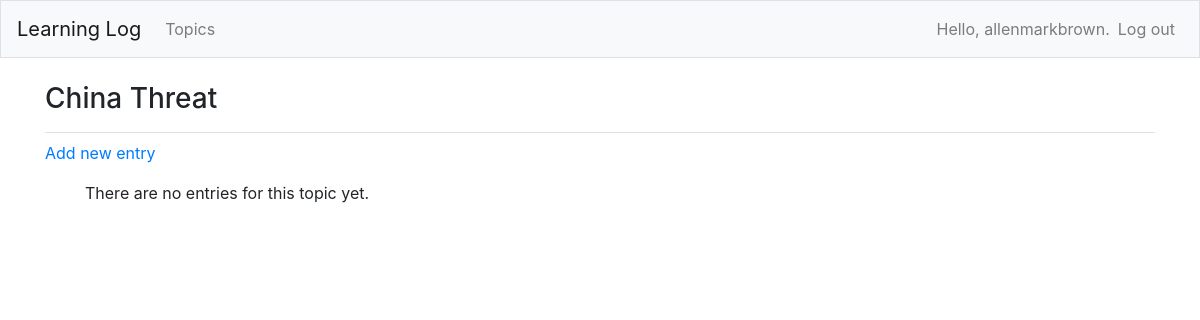
The app's page /topics/1/ (signed in), older data.
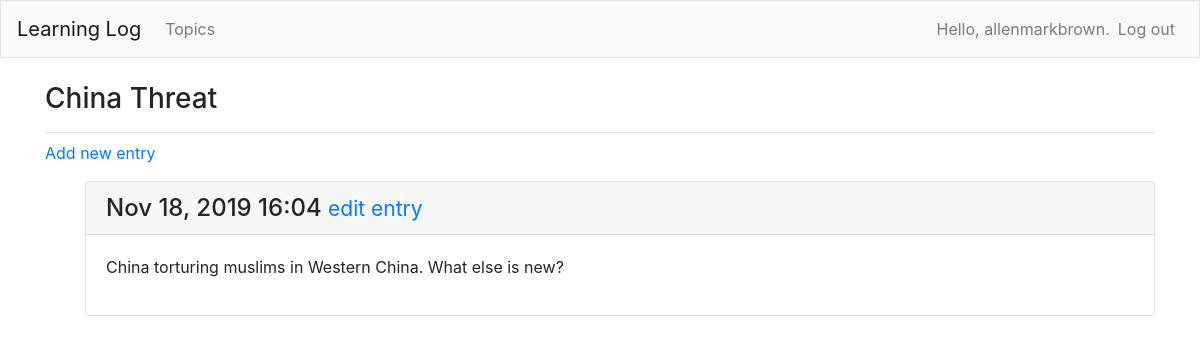
The same page, newer data.
### learning_logs/models.py (models this page shows, shortened)
class Topic(models.Model):
    text = models.CharField(max_length=200)
    date_added = models.DateTimeField(auto_now_add=True)
    owner = models.ForeignKey(User, on_delete=models.CASCADE)
    def __str__(self):
        return self.text

class Entry(models.Model):
    topic = models.ForeignKey(Topic, on_delete=models.CASCADE)
    text = models.TextField()
    date_added = models.DateTimeField(auto_now_add=True)
    class Meta:
        verbose_name_plural = 'entries'

### learning_logs/views.py (the view)
# urls.py: path('topics/<int:topic_id>/', views.topic, name='topic'),
@login_required
def topic(request, topic_id):
    topic = Topic.objects.get(id=topic_id)
    if topic.owner != request.user:
        raise Http404
    entries = topic.entry_set.order_by('-date_added')
    context = {'topic': topic, 'entries': entries}
    return render(request, 'learning_logs/topic.html', context)

### learning_logs/templates/learning_logs/topic.html
{% extends 'learning_logs/base.html' %}
{% block page_header %}
  <h3>{{ topic }}</h3>
{% endblock page_header %}
{% block content %}
  <p>
    <a href="{% url 'learning_logs:new_entry' topic.id %}">Add new entry</a>
  </p>
  <ul>
  {% for entry in entries %}
    <div class="card mb-3">
      <h4 class="card-header">
        {{ entry.date_added|date:'M d, Y H:i' }}
        <small><a href="{% url 'learning_logs:edit_entry' entry.id %}">
            edit entry</a></small>
      </h4>
      <div class="card-body">
        {{ entry.text|linebreaks }}
      </div>
    </div>
  {% empty %}
    <p>There are no entries for this topic yet.</p>
  {% endfor %}
{% endblock content %}

### learning_logs/templates/learning_logs/base.html (shortened to what this page needs)
{% load bootstrap4 %}
<!doctype html>
<html lang="en">
<head>
  {% bootstrap_css %}
</head>
<body>
  <nav class="navbar navbar-expand-md navbar-light bg-light mb-4 border">
    <a class="navbar-brand" href="{% url 'learning_logs:index'%}">
        Learning Log</a>
    <div class="collapse navbar-collapse" id="navbarCollapse">
      <ul class="navbar-nav mr-auto">
        <li class="nav-item">
          <a class="nav-link" href="{% url 'learning_logs:topics'%}">
              Topics</a></li>
      </ul>
      <ul class="navbar-nav ml-auto">
        {% if user.is_authenticated %}
          <li class="nav-item">
            <span class="navbar-text"}">Hello, {{ user.username }}.</span>
          </li>
          <li class="nav-item">
            <a class="nav-link" href="{% url 'users:logout' %}">Log out</a>
          </li>
        {% else %}
          <li class="nav-item">
            <a class="nav-link" href="{% url 'users:register' %}">Register</a>
          </li>
          <li class="nav-item">
            <a class="nav-link" href="{% url 'users:login' %}">Log in</a></li>
        {% endif %}
      </ul>
    </div>
  </nav>
  <main role="main" class="container">
    <div class="pb-2 mb-2 border-bottom">
      {% block page_header %}{% endblock page_header %}
    </div>
    <div>
      {% block content %}{% endblock content %}
    </div>
  </main>
</body>
</html>

Row changes from the older to the newer data that the page shows:
added Entry: date_added "Nov 18, 2019 16:04", text "China torturing muslims in Western China. What else is new?"
Text that changed along with them:
text no longer shown: "There are no entries for this topic yet."
